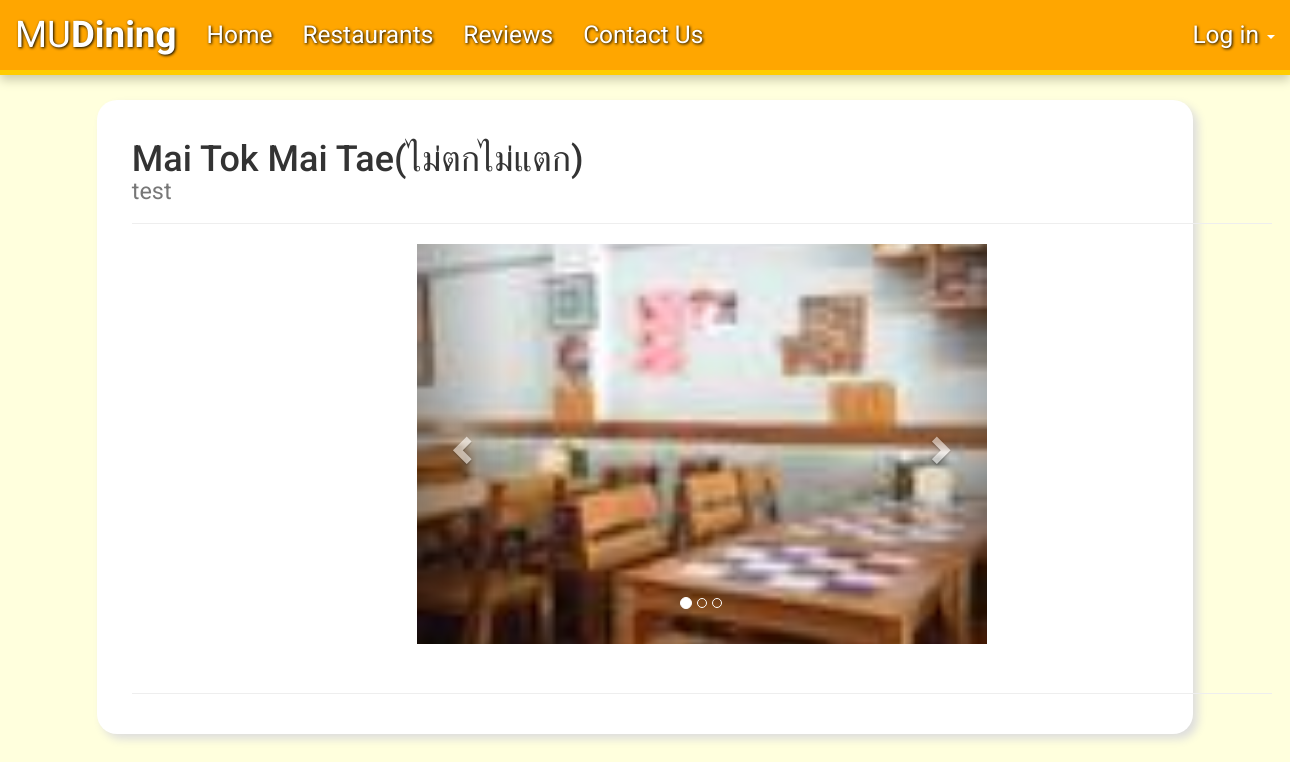
The page /view-restaurant.php?id=1 on the database as committed earlier.
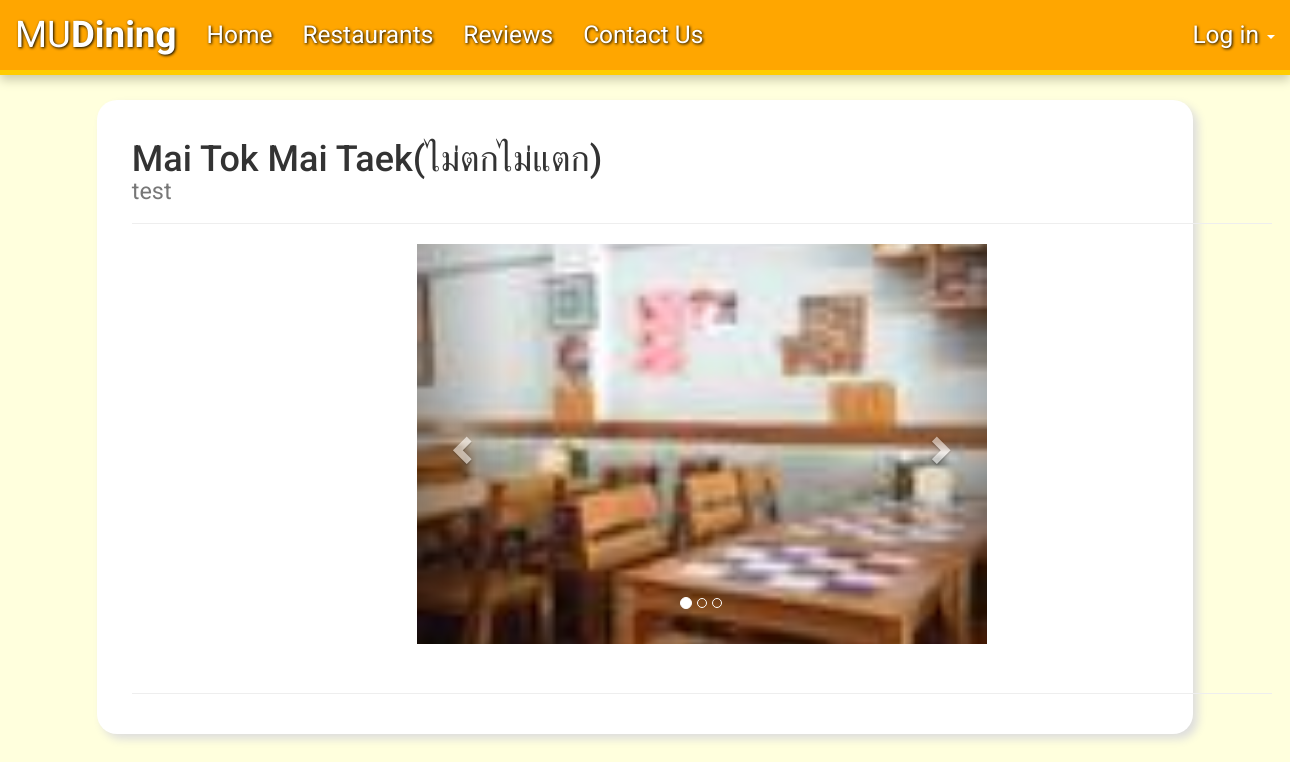
The same page on the database as committed later.
### tables this page shows
CREATE TABLE `restaurant` (
  `RestaurantID` int(11) NOT NULL,
  `Name` varchar(255) NOT NULL,
  `MinPrice` int(11) NOT NULL,
  `MaxPrice` int(11) DEFAULT NULL,
  `Location` varchar(255) NOT NULL,
  `Type` varchar(255) NOT NULL,
  `OpenTime` double NOT NULL,
  `CloseTime` double NOT NULL,
  `Promotion` varchar(255) DEFAULT NULL,
  `Description` text NOT NULL
);

### dbconnect.php (called while the page is built, shortened)
<?php
  function _imgurl($id, $subid) {
    $imgname = sprintf("%04d", $id);
    $imgurl = "Picture/".$imgname.'/'.$imgname.'-'.$subid.'.jpg';
    return $imgurl;
  }
?>

### view-restaurant.php (the view, shortened to what this page needs)
<?php
  include_once('dbconnect.php');
  $ID = $_GET['id'];
  $res = mysqli_fetch_assoc(mysqli_query($con, "select * from restaurant where RestaurantID = '$ID' LIMIT 1")) or header('Location: index.php');
?>
<html>
<head>
  <link rel="stylesheet" type="text/css" href="assets/css/view-restaurant.css" />
</head>
<body>
  <?php include_once("navbar.php"); ?>
  <div id="wrapper" class="container" style="width:85%;">
    <div class="container">
      <h1>
        <?php echo $res['Name']; ?>
      <br/>
          <small>
            test
         </small>
      </h1>
      <hr/>
      <div>
        <div id="carousel" class="carousel slide" data-ride="carousel" style="width:50%;display:block;margin:auto;">
        <ol class="carousel-indicators">
          <li data-target="#carousel" data-slide-to="0" class="active"></li>
          <li data-target="#carousel" data-slide-to="1"></li>
          <li data-target="#carousel" data-slide-to="2"></li>
        </ol>
        <div class="carousel-inner" role="listbox">
          <?php
            for ($i = 1; $i <= 3; $i++) {
              echo '<div class=';
              if ($i == 1)
                echo '"item active"';
              else
                echo '"item"';
              echo '><img src='._imgurl($ID, $i).'>';
              echo '</div>';
            }
          ?>
        </div>
        <a class="left carousel-control" href="#carousel" role="button" data-slide="prev">
          <span class="glyphicon glyphicon-chevron-left" aria-hidden="true"></span>
        </a>
        <a class="right carousel-control" href="#carousel" role="button" data-slide="next">
          <span class="glyphicon glyphicon-chevron-right" aria-hidden="true"></span>
        </a>
      </div>
      <div class="page-header"></div>
      </div>
    </div>
  </div>
</body>
</html>

Rows that differ between the two databases and show on the page:
changed restaurant: Name "Mai Tok Mai Tae(ไม่ตกไม่แตก)" → "Mai Tok Mai Taek(ไม่ตกไม่แตก)"
